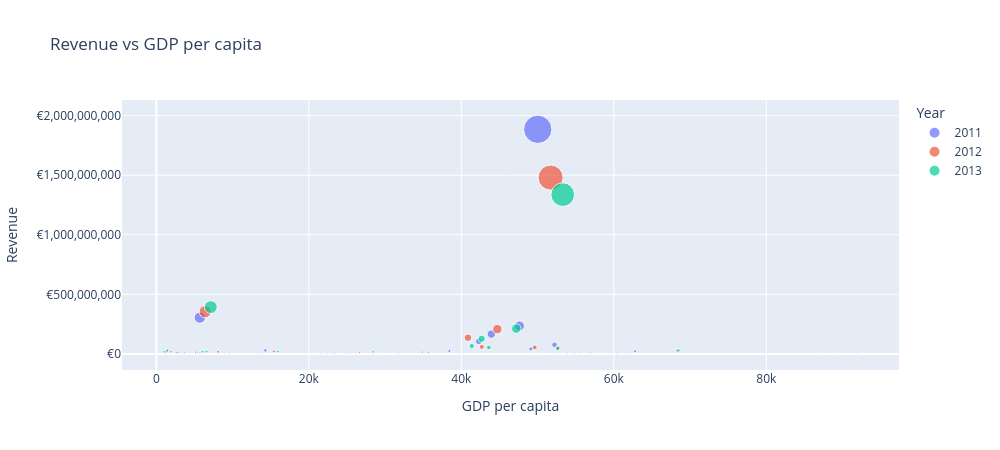

The code cell stored with this chart in its notebook:
### Code cell
country_year["Year"] = country_year["Year"].astype(str)
#Year omzetten naar string, anders wordt deze als numerieke waarden geïnterpreteerd door Plotly

fig = px.scatter(
    country_year,
    x="GDP_per_capita",
    #Horziontale as is het GDP per capita
    y="Revenue",
    #Y as is de omzet
    color="Year",
    #Waarden in de scatterplot, de jaren
    hover_name="RegionCountryName",
    #De waarden zijn de landen
    title="Revenue vs GDP per capita",
    size="GrossMargin"
    #Hoe beter de Gross Margin hoe groter de bubbel.
)

fig.update_layout(
    xaxis_title="GDP per capita",
    yaxis_title="Revenue",
    height=450,
    width=1000,
)

fig.update_yaxes(
    tickprefix="€",
    tickformat=",.0f"
)

fig.show()

### Figure 1 — Plotly figure (JSON) as saved in the notebook; plotly's stock layout.template omitted (floating-point values rounded to 4 significant figures)
{"data": [{"hovertemplate": "<b>%{hovertext}</b><br><br>Year=2011<br>GDP_per_capita=%{x}<br>Revenue=%{y}<br>GrossMargin=%{marker.size}<extra></extra>", "hovertext": ["Armenia", "Australia", "Bhutan", "Canada", "China", "Denmark", "France", "Germany", "Greece", "India", "Iran", "Ireland", "Italy", "Japan", "Kyrgyzstan", "Malta", "Pakistan", "Poland", "Portugal", "Romania", "Russia", "Singapore", "Slovenia", "South Korea", "Spain", "Sweden", "Switzerland", "Syria", "Taiwan", "Thailand", "Turkmenistan", "United Kingdom", "United States", "the Netherlands"], "legendgroup": "2011", "marker": {"color": "#636efa", "size": [4467000.0, 13060000.0, 4408000.0, 43740000.0, 173600000.0, 4118000.0, 94410000.0, 133600000.0, 4347000.0, 12820000.0, 8719000.0, 4144000.0, 14090000.0, 23660000.0, 4286000.0, 4044000.0, 5174000.0, 4215000.0, 4177000.0, 4379000.0, 16760000.0, 4216000.0, 4189000.0, 4804000.0, 4299000.0, 4163000.0, 4157000.0, 5807000.0, 4345000.0, 4664000.0, 8583000.0, 60000000.0, 1080000000.0, 4227000.0], "sizemode": "area", "sizeref": 2701000.0, "symbol": "circle"}, "mode": "markers", "name": "2011", "orientation": "v", "showlegend": true, "type": "scatter", "x": [3350.0, 62800.0, 2788.0, 52220.0, 5704.0, 61810.0, 43930.0, 47630.0, 25500.0, 1445.0, 8026.0, 52610.0, 38430.0, 49120.0, 1117.0, 23520.0, 1132.0, 13870.0, 23250.0, 9561.0, 14310.0, 53890.0, 24940.0, 26180.0, 31820.0, 60380.0, 91910.0, 2952.0, NaN, 5374.0, 5144.0, 42300.0, 50020.0, 54700.0], "xaxis": "x", "y": [7835000.0, 22900000.0, 7755000.0, 76160000.0, 304700000.0, 7235000.0, 165800000.0, 234700000.0, 7605000.0, 22600000.0, 15250000.0, 7287000.0, 24800000.0, 41490000.0, 7545000.0, 7085000.0, 9050000.0, 7445000.0, 7361000.0, 7685000.0, 29500000.0, 7414000.0, 7391000.0, 8461000.0, 7540000.0, 7340000.0, 7317000.0, 10200000.0, 7625000.0, 8197000.0, 15010000.0, 105400000.0, 1885000000.0, 7412000.0], "yaxis": "y"}, {"hovertemplate": "<b>%{hovertext}</b><br><br>Year=2012<br>GDP_per_capita=%{x}<br>Revenue=%{y}<br>GrossMargin=%{marker.size}<extra></extra>", "hovertext": ["Armenia", "Australia", "Bhutan", "Canada", "China", "Denmark", "France", "Germany", "Greece", "India", "Iran", "Ireland", "Italy", "Japan", "Kyrgyzstan", "Malta", "Pakistan", "Poland", "Portugal", "Romania", "Russia", "Singapore", "Slovenia", "South Korea", "Spain", "Sweden", "Switzerland", "Syria", "Taiwan", "Thailand", "Turkmenistan", "United Kingdom", "United States", "the Netherlands"], "legendgroup": "2012", "marker": {"color": "#EF553B", "size": [4858000.0, 15180000.0, 4855000.0, 30010000.0, 201900000.0, 2198000.0, 77080000.0, 118100000.0, 2156000.0, 15050000.0, 10250000.0, 2128000.0, 8718000.0, 31120000.0, 4768000.0, 2107000.0, 9696000.0, 2355000.0, 2157000.0, 2224000.0, 11740000.0, 4918000.0, 2192000.0, 6246000.0, 2147000.0, 2167000.0, 2049000.0, 9889000.0, 5145000.0, 5975000.0, 9662000.0, 33780000.0, 847300000.0, 2243000.0], "sizemode": "area", "sizeref": 2701000.0, "symbol": "circle"}, "mode": "markers", "name": "2012", "orientation": "v", "showlegend": true, "type": "scatter", "x": [3512.0, 68300.0, 2751.0, 52670.0, 6405.0, 58440.0, 40860.0, 44720.0, 21620.0, 1429.0, 8114.0, 49340.0, 34850.0, 49630.0, 1169.0, 22880.0, 1204.0, 13090.0, 20590.0, 8930.0, 15400.0, 55550.0, 22440.0, 26600.0, 28460.0, 57750.0, 87270.0, 1898.0, NaN, 5726.0, 6054.0, 42690.0, 51710.0, 50470.0], "xaxis": "x", "y": [8560000.0, 26580000.0, 8545000.0, 52580000.0, 354400000.0, 3875000.0, 135400000.0, 207600000.0, 3786000.0, 26380000.0, 17970000.0, 3742000.0, 15290000.0, 54630000.0, 8429000.0, 3693000.0, 17040000.0, 4096000.0, 3774000.0, 3885000.0, 20450000.0, 8618000.0, 3837000.0, 10910000.0, 3791000.0, 3810000.0, 3610000.0, 17410000.0, 8981000.0, 10460000.0, 17050000.0, 59120000.0, 1480000000.0, 3959000.0], "yaxis": "y"}, {"hovertemplate": "<b>%{hovertext}</b><br><br>Year=2013<br>GDP_per_capita=%{x}<br>Revenue=%{y}<br>GrossMargin=%{marker.size}<extra></extra>", "hovertext": ["Armenia", "Australia", "Bhutan", "Canada", "China", "Denmark", "France", "Germany", "Greece", "India", "Iran", "Ireland", "Italy", "Japan", "Kyrgyzstan", "Malta", "Pakistan", "Poland", "Portugal", "Romania", "Russia", "Singapore", "Slovenia", "South Korea", "Spain", "Sweden", "Switzerland", "Syria", "Taiwan", "Thailand", "Turkmenistan", "United Kingdom", "United States", "the Netherlands"], "legendgroup": "2013", "marker": {"color": "#00cc96", "size": [5306000.0, 16290000.0, 7640000.0, 25520000.0, 221700000.0, 2203000.0, 71860000.0, 120300000.0, 2164000.0, 15810000.0, 10500000.0, 2026000.0, 8286000.0, 37050000.0, 5277000.0, 1996000.0, 10060000.0, 1890000.0, 2018000.0, 2032000.0, 11130000.0, 5123000.0, 2074000.0, 9845000.0, 2009000.0, 1935000.0, 1956000.0, 9767000.0, 5372000.0, 9853000.0, 10710000.0, 30110000.0, 756300000.0, 1839000.0], "sizemode": "area", "sizeref": 2701000.0, "symbol": "circle"}, "mode": "markers", "name": "2013", "orientation": "v", "showlegend": true, "type": "scatter", "x": [3680.0, 68480.0, 2680.0, 52640.0, 7147.0, 61380.0, 42670.0, 47210.0, 21570.0, 1433.0, 6223.0, 52540.0, 35700.0, 41370.0, 1270.0, 25420.0, 1225.0, 13620.0, 21680.0, 9498.0, 15940.0, 56970.0, 23240.0, 28450.0, 29230.0, 60840.0, 88850.0, 985.9, NaN, 6018.0, 6600.0, 43610.0, 53300.0, 52600.0], "xaxis": "x", "y": [9362000.0, 28810000.0, 13440000.0, 45170000.0, 392700000.0, 3850000.0, 127100000.0, 211900000.0, 3808000.0, 28010000.0, 18540000.0, 3606000.0, 14720000.0, 65470000.0, 9291000.0, 3600000.0, 17810000.0, 3396000.0, 3605000.0, 3628000.0, 19720000.0, 9094000.0, 3667000.0, 17430000.0, 3548000.0, 3461000.0, 3443000.0, 17300000.0, 9526000.0, 17400000.0, 18890000.0, 53570000.0, 1337000000.0, 3299000.0], "yaxis": "y"}], "layout": {"height": 450, "legend": {"itemsizing": "constant", "title": {"text": "Year"}, "tracegroupgap": 0}, "title": {"text": "Revenue vs GDP per capita"}, "width": 1000, "xaxis": {"anchor": "y", "domain": [0, 1], "title": {"text": "GDP per capita"}}, "yaxis": {"anchor": "x", "domain": [0, 1], "tickformat": ",.0f", "tickprefix": "€", "title": {"text": "Revenue"}}}}
